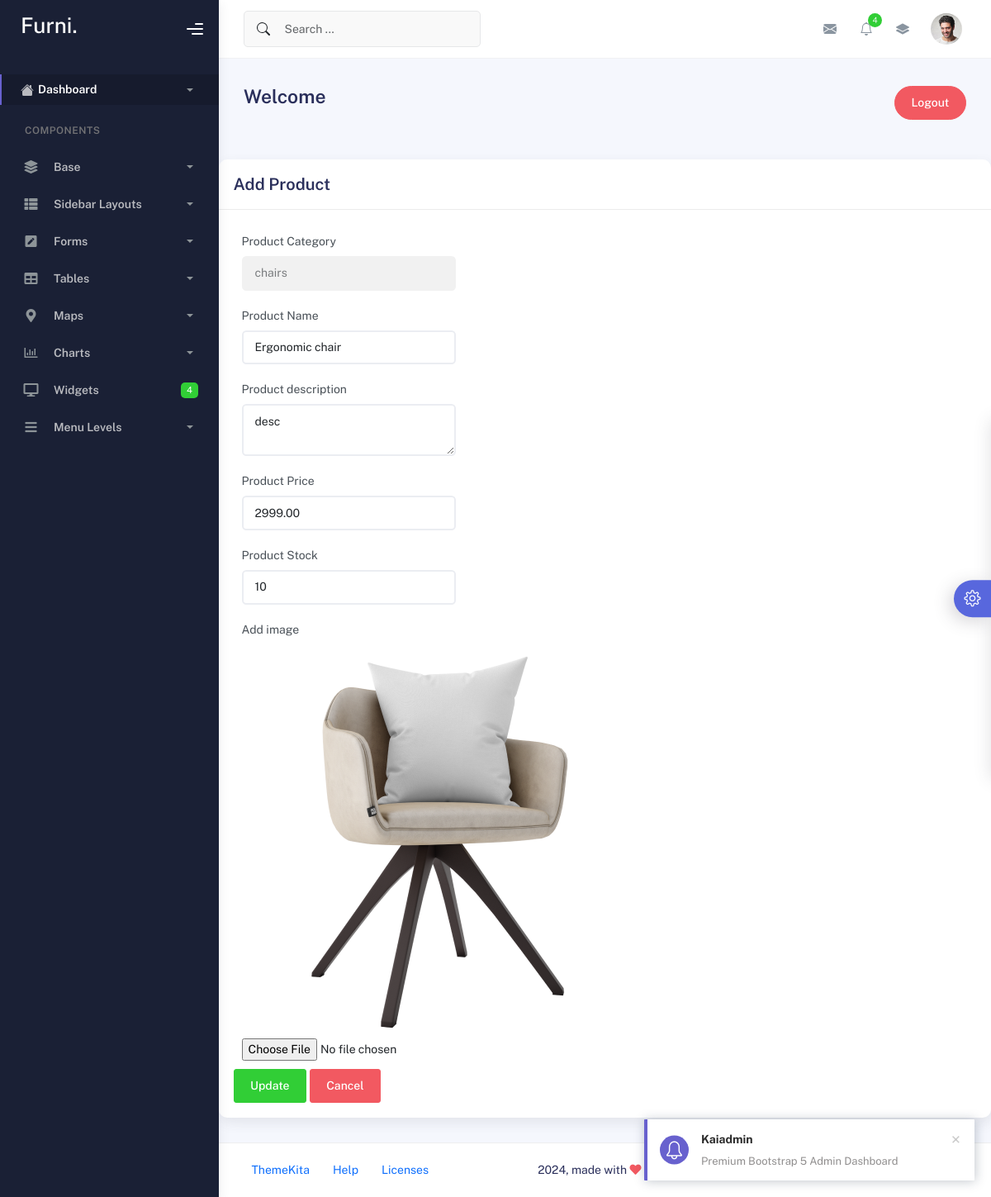
Page /update_product/1 on the committed database.
### ecomapp/models.py (models this page shows, shortened)
class Product(models.Model):
    seller=models.ForeignKey(Sellerdetails,on_delete=models.CASCADE)
    category = models.ForeignKey(Category, on_delete=models.CASCADE)
    name = models.CharField(max_length=255)
    description = models.TextField(blank=True, null=True)
    price = models.DecimalField(max_digits=10, decimal_places=2)
    stock = models.IntegerField(default=0)
    is_sale=models.BooleanField(default=False)
    sale_price=models.DecimalField(max_digits=10, decimal_places=2 ,null=True,blank=True)
    image = models.ImageField(upload_to='products/', blank=True, null=True)

class Category(models.Model):
    name = models.CharField(max_length=255)
    description = models.TextField(blank=True, null=True)
    image = models.ImageField(upload_to='category/', blank=True, null=True)

### ecomapp/views.py (the view)
# urls.py: path('update_product/<int:id>',views.update_product ,name='update_product'),
def update_product(req,id):
    data=Product.objects.get(id=id)
    return render(req,'update_product.html',{'data':data})

### templates/update_product.html (shortened to what this page needs)
{% extends 'sellers.html' %}
{% block content %}
  <div class="row">
    <div class="col-md-12">
        <div class="card">
        <div class="card-header">
            <div class="card-title">Add Product</div>
        </div>
        <form action="{% url 'update_productdetails' data.id %}" method="post" enctype="multipart/form-data">
            <div class="card-body">
                <div class="row">
                <div class="col-md-6 col-lg-4">
                <div class="form-group">
                    <label for="text">Product Category</label>
                    <input type="text" class="form-control" placeholder="Enter Product Name" name="" value="{{data.category.name}}" readonly>
                </div>
                <div class="form-group">
                    <label for="text">Product Name</label>
                    <input type="text" class="form-control" placeholder="Enter Product Name" name="pname" value="{{data.name}}">
                </div>
                <div class="form-group">
                    <label for="textarea">Product description</label>
                    <textarea id=""class="form-control" placeholder="Enter Product Description" name="pdescrp">{{data.description}}</textarea>
                </div>
                <div class="form-group">
                  <label for="Product Price">Product Price</label>
                  <input type="number" class="form-control" placeholder="Enter Product Price" name="pprice" value="{{data.price}}" >
                </div>
                <div class="form-group">
                  <label for="stock">Product Stock</label>
                  <input type="number" class="form-control" placeholder="Enter stock number" name="pstock" value="{{data.stock}}">
                </div>
                <div class="form-group">
                  <label for="exampleFormControlFile1">Add image</label>
                  <img src="{{ data.image.url }}" alt="">
                  <input type="file" class="form-control-file" id="exampleFormControlFile1" name="pimg">
                </div>
                <button class="btn btn-success" type="submit">Update</button>
                <button class="btn btn-danger" type="reset">Cancel</button>
        </form>
        </div>
    </div>
    </div>
{% endblock %}

### rows in the picture
Product: category.name "chairs", pname "Ergonomic chair", pdescrp "desc", pprice "2999.00", pstock "10", image (picture)
